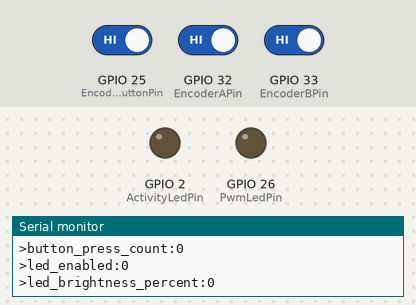
The program below on a simulated ESP32. Parts: output pins drawn as LEDs (lit = HIGH), the last lines printed to the serial monitor. The inputs (shaded band) are chosen by the test bench; at power-on: GPIO 25 (EncoderButtonPin) HIGH, GPIO 32 (EncoderAPin) HIGH, GPIO 33 (EncoderBPin) HIGH.

Above: at 1.4 s.
1.5 s: GPIO 25 (EncoderButtonPin) driven LOW
At 2.1 s:
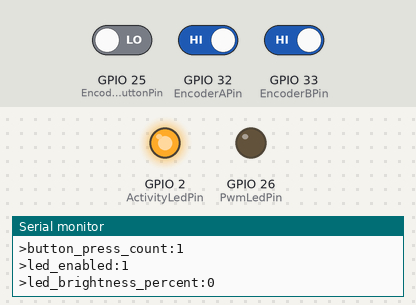
3.0 s: GPIO 25 (EncoderButtonPin) driven HIGH
At 4.5 s:
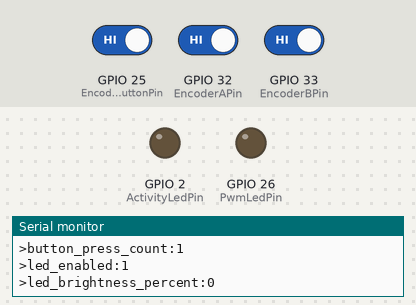
Timing chart, 0 to 6.0 s (numbered marks = the images above; inputs shaded):
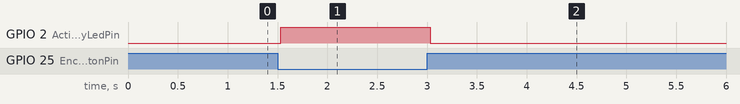

Measured:
- after the input at 1.5 s, GPIO 2 (ActivityLedPin): LOW → HIGH at once
- after the input at 3.0 s, GPIO 2 (ActivityLedPin): HIGH → LOW at once

The program:

main.cpp
```cpp
#include <Arduino.h>

namespace {

constexpr uint32_t SerialBaud = 115200;

constexpr uint8_t EncoderAPin = 32;
constexpr uint8_t EncoderBPin = 33;
constexpr uint8_t EncoderButtonPin = 25;
constexpr uint8_t ActivityLedPin = 2;
constexpr uint8_t PwmLedPin = 26;

constexpr uint8_t PwmLedChannel = 0;
constexpr uint32_t PwmLedFrequencyHz = 5000;
constexpr uint8_t PwmLedResolutionBits = 8;
constexpr int32_t BrightnessStep = 5;

constexpr uint32_t EncoderPollPeriodMs = 1;
constexpr uint32_t ButtonDebounceMs = 30;
constexpr uint32_t TelemetryPeriodMs = 100;

struct TestState {
    int32_t encoderPosition;
    int32_t encoderStepCount;
    int32_t encoderDeltaSinceTelemetry;
    int32_t buttonPressCount;
    int32_t ledBrightnessPercent;
    bool buttonPressed;
    bool pwmLedEnabled;
};

TestState testState{};
SemaphoreHandle_t stateMutex = nullptr;
TaskHandle_t buttonTaskHandle = nullptr;
uint8_t previousEncoderState = 0;

uint8_t readEncoderState() {
    const uint8_t a = digitalRead(EncoderAPin) == HIGH ? 1 : 0;
    const uint8_t b = digitalRead(EncoderBPin) == HIGH ? 1 : 0;
    return static_cast<uint8_t>((a << 1) | b);
}

int8_t decodeTransition(uint8_t previousState, uint8_t currentState) {
    const uint8_t transition = static_cast<uint8_t>((previousState << 2) | currentState);

    switch (transition) {
        case 0b0001:
        case 0b0111:
        case 0b1110:
        case 0b1000:
            return 1;

        case 0b0010:
        case 0b1011:
        case 0b1101:
        case 0b0100:
            return -1;

        default:
            return 0;
    }
}

void sendTeleplotValue(const char *name, int32_t value) {
    Serial.print('>');
    Serial.print(name);
    Serial.print(':');
    Serial.println(value);
}

void sendTeleplotValue(const char *name, bool value) {
    sendTeleplotValue(name, value ? 1 : 0);
}

void applyPwmLedOutput(bool enabled, int32_t brightnessPercent) {
    const int32_t clampedBrightness = constrain(brightnessPercent, 0, 100);
    const uint32_t duty = enabled
        ? static_cast<uint32_t>(map(clampedBrightness, 0, 100, 0, 255))
        : 0;

    ledcWrite(PwmLedChannel, duty);
}

void toggleActivityLed() {
    digitalWrite(ActivityLedPin, !digitalRead(ActivityLedPin));
}

void IRAM_ATTR buttonInterrupt() {
    BaseType_t higherPriorityTaskWoken = pdFALSE;

    if (buttonTaskHandle != nullptr) {
        vTaskNotifyGiveFromISR(buttonTaskHandle, &higherPriorityTaskWoken);

        if (higherPriorityTaskWoken == pdTRUE) {
            portYIELD_FROM_ISR();
        }
    }
}

void encoderTask(void *parameter) {
    (void)parameter;
    TickType_t lastWake = xTaskGetTickCount();

    while (true) {
        const uint8_t currentState = readEncoderState();
        const int8_t transitionDelta = decodeTransition(previousEncoderState, currentState);

        if (transitionDelta != 0) {
            bool acceptedDetent = false;
            bool ledEnabled = false;
            int32_t ledBrightnessPercent = 0;

            xSemaphoreTake(stateMutex, portMAX_DELAY);
            testState.encoderStepCount += transitionDelta;

            if (testState.encoderStepCount >= 4) {
                testState.encoderPosition++;
                testState.encoderDeltaSinceTelemetry++;
                testState.encoderStepCount = 0;
                testState.ledBrightnessPercent = constrain(testState.ledBrightnessPercent + BrightnessStep, 0, 100);
                acceptedDetent = true;
            } else if (testState.encoderStepCount <= -4) {
                testState.encoderPosition--;
                testState.encoderDeltaSinceTelemetry--;
                testState.encoderStepCount = 0;
                testState.ledBrightnessPercent = constrain(testState.ledBrightnessPercent - BrightnessStep, 0, 100);
                acceptedDetent = true;
            }

            ledEnabled = testState.pwmLedEnabled;
            ledBrightnessPercent = testState.ledBrightnessPercent;
            xSemaphoreGive(stateMutex);

            if (acceptedDetent) {
                applyPwmLedOutput(ledEnabled, ledBrightnessPercent);
                toggleActivityLed();
            }
        }

        previousEncoderState = currentState;
        vTaskDelayUntil(&lastWake, pdMS_TO_TICKS(EncoderPollPeriodMs));
    }
}

void buttonTask(void *parameter) {
    (void)parameter;

    while (true) {
        ulTaskNotifyTake(pdTRUE, portMAX_DELAY);
        vTaskDelay(pdMS_TO_TICKS(ButtonDebounceMs));

        const bool stableButtonPressed = digitalRead(EncoderButtonPin) == LOW;
        bool buttonAccepted = false;
        bool ledEnabled = false;
        int32_t ledBrightnessPercent = 0;

        xSemaphoreTake(stateMutex, portMAX_DELAY);

        if (stableButtonPressed != testState.buttonPressed) {
            testState.buttonPressed = stableButtonPressed;
            buttonAccepted = true;

            if (stableButtonPressed) {
                testState.buttonPressCount++;
                testState.pwmLedEnabled = !testState.pwmLedEnabled;
            }
        }

        ledEnabled = testState.pwmLedEnabled;
        ledBrightnessPercent = testState.ledBrightnessPercent;
        xSemaphoreGive(stateMutex);

        if (buttonAccepted) {
            applyPwmLedOutput(ledEnabled, ledBrightnessPercent);
            toggleActivityLed();
        }
    }
}

void telemetryTask(void *parameter) {
    (void)parameter;
    TickType_t lastWake = xTaskGetTickCount();

    while (true) {
        TestState snapshot{};

        xSemaphoreTake(stateMutex, portMAX_DELAY);
        snapshot = testState;
        testState.encoderDeltaSinceTelemetry = 0;
        xSemaphoreGive(stateMutex);

        sendTeleplotValue("encoder_position", snapshot.encoderPosition);
        sendTeleplotValue("encoder_steps", snapshot.encoderStepCount);
        sendTeleplotValue("encoder_delta", snapshot.encoderDeltaSinceTelemetry);
        sendTeleplotValue("button_pressed", snapshot.buttonPressed);
        sendTeleplotValue("button_press_count", snapshot.buttonPressCount);
        sendTeleplotValue("led_enabled", snapshot.pwmLedEnabled);
        sendTeleplotValue("led_brightness_percent", snapshot.ledBrightnessPercent);

        vTaskDelayUntil(&lastWake, pdMS_TO_TICKS(TelemetryPeriodMs));
    }
}

void printStartupInfo() {
    Serial.println("KY-040 / bare rotary encoder FreeRTOS Teleplot test");
    Serial.println("Teleplot serial format: >name:value");
    Serial.println("Pins: A=GPIO32, B=GPIO33, SW=GPIO25 interrupt, PWM LED=GPIO26, GND=GND");
    Serial.println("Use VS Code Teleplot at 115200 baud.");
}

void createTasks() {
    xTaskCreatePinnedToCore(encoderTask, "Encoder", 2048, nullptr, 3, nullptr, 1);
    xTaskCreatePinnedToCore(buttonTask, "Button", 2048, nullptr, 3, &buttonTaskHandle, 1);
    xTaskCreatePinnedToCore(telemetryTask, "Telemetry", 4096, nullptr, 1, nullptr, 0);
}

}

void setup() {
    pinMode(EncoderAPin, INPUT_PULLUP);
    pinMode(EncoderBPin, INPUT_PULLUP);
    pinMode(EncoderButtonPin, INPUT_PULLUP);
    pinMode(ActivityLedPin, OUTPUT);
    digitalWrite(ActivityLedPin, LOW);

    ledcSetup(PwmLedChannel, PwmLedFrequencyHz, PwmLedResolutionBits);
    ledcAttachPin(PwmLedPin, PwmLedChannel);
    applyPwmLedOutput(false, 0);

    Serial.begin(SerialBaud);
    delay(200);

    stateMutex = xSemaphoreCreateMutex();
    previousEncoderState = readEncoderState();

    xSemaphoreTake(stateMutex, portMAX_DELAY);
    testState = TestState{
        0,
        0,
        0,
        0,
        0,
        digitalRead(EncoderButtonPin) == LOW,
        false
    };
    xSemaphoreGive(stateMutex);

    printStartupInfo();
    createTasks();
    attachInterrupt(digitalPinToInterrupt(EncoderButtonPin), buttonInterrupt, CHANGE);
}

void loop() {
    vTaskDelay(pdMS_TO_TICKS(1000));
}
```
